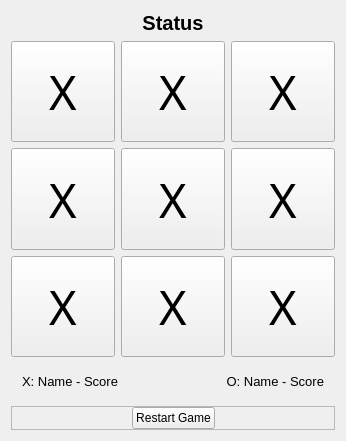
<?xml version="1.0" encoding="UTF-8"?>
<ui version="4.0">
 <class>MainWindow</class>
 <widget class="QMainWindow" name="MainWindow">
  <property name="geometry">
   <rect>
    <x>0</x>
    <y>0</y>
    <width>346</width>
    <height>441</height>
   </rect>
  </property>
  <property name="windowTitle">
   <string>Tic Tac Toe</string>
  </property>
  <widget class="QWidget" name="centralWidget">
   <layout class="QVBoxLayout" name="verticalLayout">
    <item>
     <widget class="QLabel" name="label_status">
      <property name="sizePolicy">
       <sizepolicy hsizetype="Preferred" vsizetype="Maximum">
        <horstretch>0</horstretch>
        <verstretch>0</verstretch>
       </sizepolicy>
      </property>
      <property name="font">
       <font>
        <pointsize>15</pointsize>
        <weight>75</weight>
        <bold>true</bold>
       </font>
      </property>
      <property name="text">
       <string>Status</string>
      </property>
      <property name="alignment">
       <set>Qt::AlignCenter</set>
      </property>
     </widget>
    </item>
    <item>
     <layout class="QGridLayout" name="gridLayout">
      <item row="0" column="0">
       <widget class="QPushButton" name="spot_00">
        <property name="sizePolicy">
         <sizepolicy hsizetype="Minimum" vsizetype="Minimum">
          <horstretch>0</horstretch>
          <verstretch>0</verstretch>
         </sizepolicy>
        </property>
        <property name="minimumSize">
         <size>
          <width>0</width>
          <height>55</height>
         </size>
        </property>
        <property name="font">
         <font>
          <family>Narkisim</family>
          <pointsize>35</pointsize>
         </font>
        </property>
        <property name="text">
         <string>X</string>
        </property>
        <property name="flat">
         <bool>false</bool>
        </property>
       </widget>
      </item>
      <item row="0" column="1">
       <widget class="QPushButton" name="spot_01">
        <property name="sizePolicy">
         <sizepolicy hsizetype="Minimum" vsizetype="Minimum">
          <horstretch>0</horstretch>
          <verstretch>0</verstretch>
         </sizepolicy>
        </property>
        <property name="minimumSize">
         <size>
          <width>0</width>
          <height>55</height>
         </size>
        </property>
        <property name="font">
         <font>
          <family>Narkisim</family>
          <pointsize>35</pointsize>
         </font>
        </property>
        <property name="text">
         <string>X</string>
        </property>
        <property name="flat">
         <bool>false</bool>
        </property>
       </widget>
      </item>
      <item row="0" column="2">
       <widget class="QPushButton" name="spot_02">
        <property name="sizePolicy">
         <sizepolicy hsizetype="Minimum" vsizetype="Minimum">
          <horstretch>0</horstretch>
          <verstretch>0</verstretch>
         </sizepolicy>
        </property>
        <property name="minimumSize">
         <size>
          <width>0</width>
          <height>55</height>
         </size>
        </property>
        <property name="font">
         <font>
          <family>Narkisim</family>
          <pointsize>35</pointsize>
         </font>
        </property>
        <property name="text">
         <string>X</string>
        </property>
        <property name="flat">
         <bool>false</bool>
        </property>
       </widget>
      </item>
      <item row="1" column="0">
       <widget class="QPushButton" name="spot_10">
        <property name="sizePolicy">
         <sizepolicy hsizetype="Minimum" vsizetype="Minimum">
          <horstretch>0</horstretch>
          <verstretch>0</verstretch>
         </sizepolicy>
        </property>
        <property name="minimumSize">
         <size>
          <width>0</width>
          <height>55</height>
         </size>
        </property>
        <property name="font">
         <font>
          <family>Narkisim</family>
          <pointsize>35</pointsize>
         </font>
        </property>
        <property name="text">
         <string>X</string>
        </property>
        <property name="flat">
         <bool>false</bool>
        </property>
       </widget>
      </item>
      <item row="1" column="1">
       <widget class="QPushButton" name="spot_11">
        <property name="sizePolicy">
         <sizepolicy hsizetype="Minimum" vsizetype="Minimum">
          <horstretch>0</horstretch>
          <verstretch>0</verstretch>
         </sizepolicy>
        </property>
        <property name="minimumSize">
         <size>
          <width>0</width>
          <height>55</height>
         </size>
        </property>
        <property name="font">
         <font>
          <family>Narkisim</family>
          <pointsize>35</pointsize>
         </font>
        </property>
        <property name="text">
         <string>X</string>
        </property>
        <property name="flat">
         <bool>false</bool>
        </property>
       </widget>
      </item>
      <item row="1" column="2">
       <widget class="QPushButton" name="spot_12">
        <property name="sizePolicy">
         <sizepolicy hsizetype="Minimum" vsizetype="Minimum">
          <horstretch>0</horstretch>
          <verstretch>0</verstretch>
         </sizepolicy>
        </property>
        <property name="minimumSize">
         <size>
          <width>0</width>
          <height>55</height>
         </size>
        </property>
        <property name="font">
         <font>
          <family>Narkisim</family>
          <pointsize>35</pointsize>
         </font>
        </property>
        <property name="text">
         <string>X</string>
        </property>
        <property name="autoDefault">
         <bool>false</bool>
        </property>
        <property name="flat">
         <bool>false</bool>
        </property>
       </widget>
      </item>
      <item row="2" column="0">
       <widget class="QPushButton" name="spot_20">
        <property name="sizePolicy">
         <sizepolicy hsizetype="Minimum" vsizetype="Minimum">
          <horstretch>0</horstretch>
          <verstretch>0</verstretch>
         </sizepolicy>
        </property>
        <property name="minimumSize">
         <size>
          <width>0</width>
          <height>55</height>
         </size>
        </property>
        <property name="font">
         <font>
          <family>Narkisim</family>
          <pointsize>35</pointsize>
         </font>
        </property>
        <property name="text">
         <string>X</string>
        </property>
        <property name="flat">
         <bool>false</bool>
        </property>
       </widget>
      </item>
      <item row="2" column="1">
       <widget class="QPushButton" name="spot_21">
        <property name="sizePolicy">
         <sizepolicy hsizetype="Minimum" vsizetype="Minimum">
          <horstretch>0</horstretch>
          <verstretch>0</verstretch>
         </sizepolicy>
        </property>
        <property name="minimumSize">
         <size>
          <width>0</width>
          <height>55</height>
         </size>
        </property>
        <property name="font">
         <font>
          <family>Narkisim</family>
          <pointsize>35</pointsize>
         </font>
        </property>
        <property name="text">
         <string>X</string>
        </property>
        <property name="flat">
         <bool>false</bool>
        </property>
       </widget>
      </item>
      <item row="2" column="2">
       <widget class="QPushButton" name="spot_22">
        <property name="sizePolicy">
         <sizepolicy hsizetype="Minimum" vsizetype="Minimum">
          <horstretch>0</horstretch>
          <verstretch>0</verstretch>
         </sizepolicy>
        </property>
        <property name="minimumSize">
         <size>
          <width>0</width>
          <height>55</height>
         </size>
        </property>
        <property name="font">
         <font>
          <family>Narkisim</family>
          <pointsize>35</pointsize>
         </font>
        </property>
        <property name="text">
         <string>X</string>
        </property>
        <property name="flat">
         <bool>false</bool>
        </property>
       </widget>
      </item>
     </layout>
    </item>
    <item>
     <widget class="QFrame" name="NameFrame">
      <property name="sizePolicy">
       <sizepolicy hsizetype="Preferred" vsizetype="Maximum">
        <horstretch>0</horstretch>
        <verstretch>0</verstretch>
       </sizepolicy>
      </property>
      <layout class="QHBoxLayout" name="horizontalLayout">
       <item>
        <widget class="QLabel" name="label_name1">
         <property name="sizePolicy">
          <sizepolicy hsizetype="Preferred" vsizetype="Maximum">
           <horstretch>0</horstretch>
           <verstretch>0</verstretch>
          </sizepolicy>
         </property>
         <property name="font">
          <font>
           <pointsize>10</pointsize>
          </font>
         </property>
         <property name="text">
          <string>X: Name - Score</string>
         </property>
        </widget>
       </item>
       <item>
        <widget class="QLabel" name="label_name2">
         <property name="sizePolicy">
          <sizepolicy hsizetype="Preferred" vsizetype="Maximum">
           <horstretch>0</horstretch>
           <verstretch>0</verstretch>
          </sizepolicy>
         </property>
         <property name="font">
          <font>
           <pointsize>10</pointsize>
          </font>
         </property>
         <property name="text">
          <string>O: Name - Score</string>
         </property>
         <property name="alignment">
          <set>Qt::AlignRight|Qt::AlignTrailing|Qt::AlignVCenter</set>
         </property>
        </widget>
       </item>
      </layout>
     </widget>
    </item>
    <item>
     <widget class="QFrame" name="frame">
      <property name="sizePolicy">
       <sizepolicy hsizetype="Preferred" vsizetype="Maximum">
        <horstretch>0</horstretch>
        <verstretch>0</verstretch>
       </sizepolicy>
      </property>
      <property name="frameShape">
       <enum>QFrame::StyledPanel</enum>
      </property>
      <property name="frameShadow">
       <enum>QFrame::Raised</enum>
      </property>
      <layout class="QHBoxLayout" name="horizontalLayout_2">
       <property name="leftMargin">
        <number>0</number>
       </property>
       <property name="topMargin">
        <number>0</number>
       </property>
       <property name="rightMargin">
        <number>0</number>
       </property>
       <property name="bottomMargin">
        <number>0</number>
       </property>
       <item>
        <spacer name="horizontalSpacer">
         <property name="orientation">
          <enum>Qt::Horizontal</enum>
         </property>
         <property name="sizeHint" stdset="0">
          <size>
           <width>105</width>
           <height>20</height>
          </size>
         </property>
        </spacer>
       </item>
       <item>
        <widget class="QPushButton" name="buttonRestart">
         <property name="text">
          <string>Restart Game</string>
         </property>
        </widget>
       </item>
       <item>
        <spacer name="horizontalSpacer_2">
         <property name="orientation">
          <enum>Qt::Horizontal</enum>
         </property>
         <property name="sizeHint" stdset="0">
          <size>
           <width>104</width>
           <height>20</height>
          </size>
         </property>
        </spacer>
       </item>
      </layout>
     </widget>
    </item>
   </layout>
  </widget>
 </widget>
 <layoutdefault spacing="6" margin="11"/>
 <resources/>
 <connections/>
</ui>
